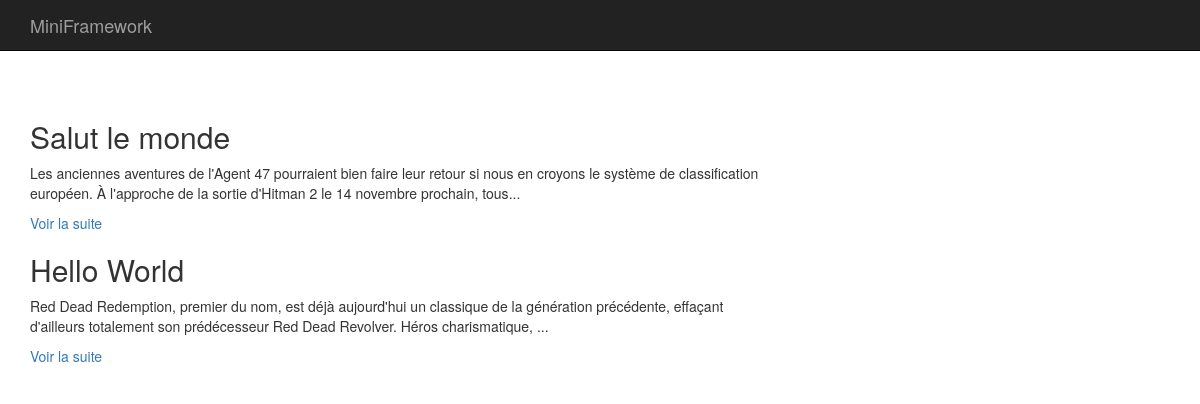
The page / on the database its author committed.
### tables this page shows
CREATE TABLE IF NOT EXISTS `articles` (
  `id` int(11) NOT NULL AUTO_INCREMENT,
  `titre` varchar(255) DEFAULT NULL,
  `contenu` longtext,
  `date` datetime DEFAULT NULL,
  `slug` varchar(255) DEFAULT NULL,
  PRIMARY KEY (`id`)
);

### core/Controller/Controller.php (called while the page is built, shortened)
<?php
class Controller{
    protected $viewPath;
    protected $template;
    protected function render($view, $variables = []){
        extract($variables);
        require($this->viewPath . str_replace('.', '/', $view) . '.php');
        $content = ob_get_clean();
        require($this->viewPath . 'templates/' . $this->template . '.php');
    }
}

### app/Controller/PostsController.php (called while the page is built, shortened)
<?php
class PostsController extends AppController{
    public function index(){
        $posts = $this->Post->last();
        $this->render('posts.index', compact('posts'));
    }
}

### public/index.php (called while the page is built, shortened)
<?php
if(isset($_GET['p'])){
    $page = $_GET['p'];
}else{
    $page = 'posts.index';
}
$page = explode('.', $page);
$action = $page[1];
$controller = new $controller();
$controller->$action();

### core/Table/Table.php (called while the page is built, shortened)
<?php
class Table
{
    protected $db;
    public function __construct(Database $db)
    {
        $this->db = $db;
    }
    public function query($statement, $attributes = null, $one = false){
        if($attributes){
            return $this->db->prepare(
                $statement,
                $attributes,
                str_replace('Table', 'Entity', get_class($this)),
                $one
            );
        } else {
            return $this->db->query(
                $statement,
                str_replace('Table', 'Entity', get_class($this)),
                $one
            );
        }
    }
}

### core/Database/MysqlDatabase.php (called while the page is built, shortened)
<?php
class MysqlDatabase extends Database{
    private $db_name;
    private $db_user;
    private $db_pass;
    private $db_host;
    private $pdo;
    public function __construct($db_name, $db_user = 'root', $db_pass = '', $db_host = 'localhost'){
        $this->db_name = $db_name;
        $this->db_user = $db_user;
        $this->db_pass = $db_pass;
        $this->db_host = $db_host;
    }
    private function getPDO(){
        if($this->pdo === null){
            $pdo = new PDO('mysql:dbname=' . $this->db_name . ';host=' . $this->db_host, $this->db_user, $this->db_pass);
            $pdo->setAttribute(PDO::ATTR_ERRMODE, PDO::ERRMODE_EXCEPTION);
            $this->pdo = $pdo;
        }
        return $this->pdo;
    }
    public function query($statement, $class_name = null, $one = false){
        $req = $this->getPDO()->query($statement);
        if($class_name === null){
            $req->setFetchMode(PDO::FETCH_OBJ);
        } else {
            $req->setFetchMode(PDO::FETCH_CLASS, $class_name);
        }
        if($one) {
            $datas = $req->fetch();
        } else {
            $datas = $req->fetchAll();
        }
        return $datas;
    }
}

### app/Table/PostTable.php (called while the page is built, shortened)
<?php
class PostTable extends Table{
    public function last(){
        return $this->query("
            SELECT articles.id, articles.titre, articles.contenu, articles.date, articles.slug
            FROM articles
            ORDER BY articles.date DESC");
    }
}

### app/Autoloader.php (called while the page is built, shortened)
<?php
class Autoloader{
    static function autoload($class){
        if (strpos($class, __NAMESPACE__ . '\\') === 0){
            $class = str_replace(__NAMESPACE__ . '\\', '', $class);
            $class = str_replace('\\', '/', $class);
        }
    }
}

### core/Autoloader.php (called while the page is built, shortened)
<?php
class Autoloader{
    static function autoload($class){
        if (strpos($class, __NAMESPACE__ . '\\') === 0){
            $class = str_replace(__NAMESPACE__ . '\\', '', $class);
            $class = str_replace('\\', '/', $class);
        }
    }
}

### core/Entity/Entity.php (called while the page is built, shortened)
<?php
class Entity {
    public function __get($key){
        $method = 'get' . ucfirst($key);
        $this->$key = $this->$method();
        return $this->$key;
    }
}

### app/Entity/PostEntity.php (the view, shortened to what this page needs)
<?php
class PostEntity extends Entity{
    public function getUrl(){
        return 'article-'. $this->id .'-'. $this->slug;
    }
    public function getExtrait(){
        $html = '<p>' . substr($this->contenu, 0, 200) . '...</p>';
        $html .= '<p><a href="' . $this->getURL() . '">Voir la suite</a></p>';
        return $html;
    }
}

### app/Views/posts/index.php
<div class="row">
    <div class="col-sm-8">
        <?php foreach ($posts as $post): ?>
            <h2><?= $post->titre; ?></h2>
            <p class="extrait"><?= $post->extrait; ?></p>
        <?php endforeach; ?>
    </div>
</div>

### app/Views/templates/default.php (shortened to what this page needs)
<!DOCTYPE html>
<html lang="fr">
	<head>
		<link href="//maxcdn.bootstrapcdn.com/bootstrap/3.3.2/css/bootstrap.min.css" rel="stylesheet">
	</head>
<body>
	<nav class="navbar navbar-inverse navbar-fixed-top">
		<div class="container">
			<div class="navbar-header">
				<a class="navbar-brand" href="index.php">MiniFramework</a>
			</div>
		</div>
	</nav>
<div class="container">
	<div class="starter-template" style="padding-top: 100px;">
		<?= $content; ?>
	</div>
</div>
</body>
</html>

### rows shown on the page
articles: titre "Salut le monde", contenu "Les anciennes aventures de l'Agent 47 pourraient bien faire leur retour si nous en croyons le système de classification européen. À l'approche de la sortie d'Hitman 2 le 14 novembre prochain, tous"
articles: titre "Hello World", contenu "Red Dead Redemption, premier du nom, est déjà aujourd'hui un classique de la génération précédente, effaçant d'ailleurs totalement son prédécesseur Red Dead Revolver. Héros charismatique,"
